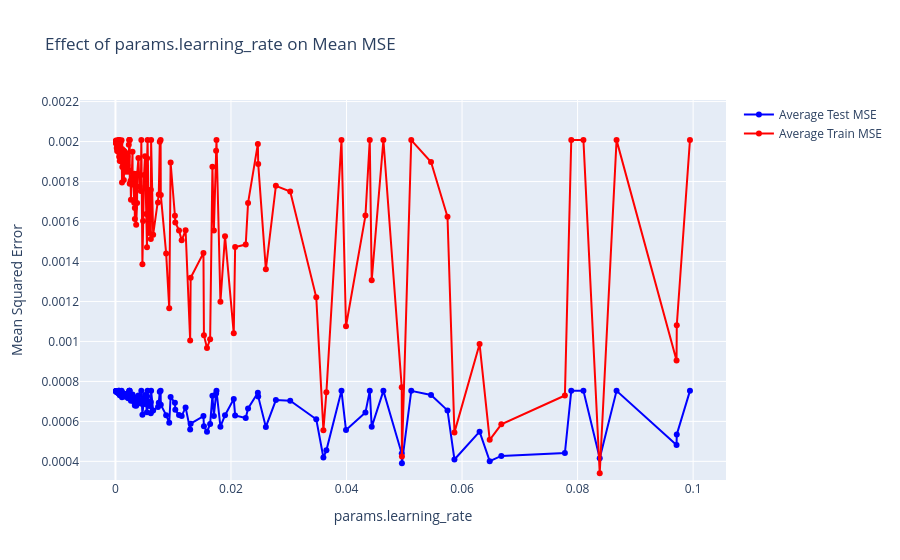
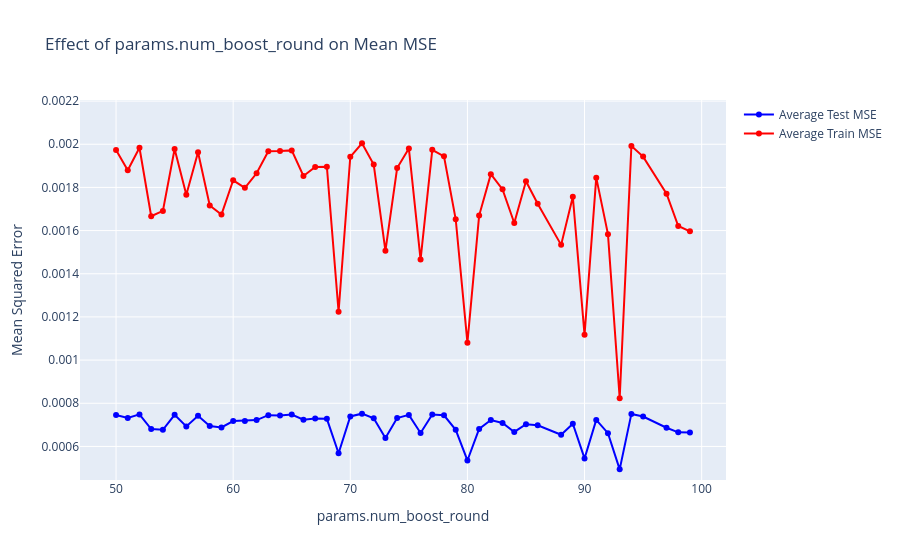
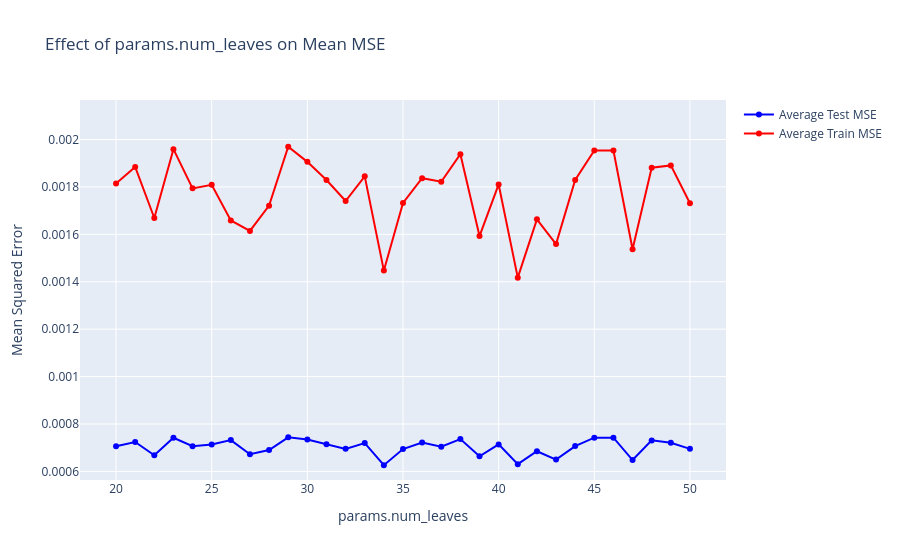
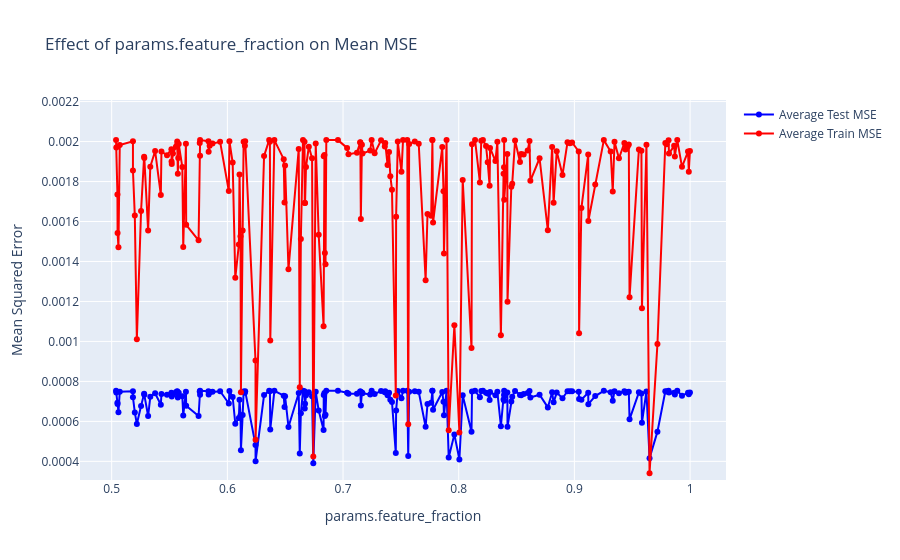

Notebook cell for these charts, in order:
### Code cell
import plotly.graph_objs as go
# Determine if a parameter should be plotted as a line or bar plot
def should_use_line_plot(param):
    continuous_params = [
        'params.learning_rate',
        'params.num_boost_round',
        'params.num_leaves',
        'params.feature_fraction',
        'params.bagging_fraction',
        'params.min_data_in_leaf',
        'params.lambda_l1',
        'params.lambda_l2'
    ]
    return param in continuous_params

# Create plots for each parameter - Train and Test MSE
for param in params:
    fig = go.Figure()
    
    grouped_test = df.groupby(param)['metrics.test_mse'].mean()
    grouped_train = df.groupby(param)['metrics.train_mse'].mean()
    
    if should_use_line_plot(param):
        fig.add_trace(go.Scatter(x=grouped_test.index, y=grouped_test, mode='lines+markers', name='Average Test MSE', line=dict(color='blue')))
        fig.add_trace(go.Scatter(x=grouped_train.index, y=grouped_train, mode='lines+markers', name='Average Train MSE', line=dict(color='red')))
    else:
        fig.add_trace(go.Bar(x=grouped_test.index, y=grouped_test, name='Average Test MSE', marker_color='blue'))
        fig.add_trace(go.Bar(x=grouped_train.index, y=grouped_train, name='Average Train MSE', marker_color='red'))

    # Update layout for better visualization
    fig.update_layout(
        title=f'Effect of {param} on Mean MSE',
        xaxis_title=param,
        yaxis_title='Mean Squared Error',
        yaxis=dict(range=[min(grouped_test.min(), grouped_train.min()) * 0.9, max(grouped_test.max(), grouped_train.max()) * 1.1]),
        barmode='group' if not should_use_line_plot(param) else None
    )

    fig.show()

### Figure 1 — Plotly figure (JSON) as saved in the notebook; plotly's stock layout.template omitted (floating-point values rounded to 4 significant figures; data arrays with more than 128 entries replaced by an {"elided": "..."} marker saying what was removed)
{"data": [{"line": {"color": "blue"}, "mode": "lines+markers", "name": "Average Test MSE", "type": "scatter", "x": {"elided": "197 float values"}, "y": {"elided": "197 float values"}}, {"line": {"color": "red"}, "mode": "lines+markers", "name": "Average Train MSE", "type": "scatter", "x": {"elided": "197 float values"}, "y": {"elided": "197 float values"}}], "layout": {"title": {"text": "Effect of params.learning_rate on Mean MSE"}, "xaxis": {"title": {"text": "params.learning_rate"}}, "yaxis": {"range": [0.0003067, 0.002208], "title": {"text": "Mean Squared Error"}}}}

### Figure 2 — Plotly figure (JSON) as saved in the notebook; plotly's stock layout.template omitted (floating-point values rounded to 4 significant figures)
{"data": [{"line": {"color": "blue"}, "mode": "lines+markers", "name": "Average Test MSE", "type": "scatter", "x": [50, 51, 52, 53, 54, 55, 56, 57, 58, 59, 60, 61, 62, 63, 64, 65, 66, 67, 68, 69, 70, 71, 72, 73, 74, 75, 76, 77, 78, 79, 80, 81, 82, 83, 84, 85, 86, 88, 89, 90, 91, 92, 93, 94, 95, 97, 98, 99], "y": [0.0007454, 0.000732, 0.0007485, 0.0006803, 0.0006772, 0.0007466, 0.0006929, 0.0007421, 0.000695, 0.0006882, 0.0007177, 0.0007182, 0.000722, 0.000745, 0.0007428, 0.000748, 0.0007241, 0.0007292, 0.000728, 0.0005684, 0.0007389, 0.0007519, 0.0007308, 0.0006385, 0.0007312, 0.0007461, 0.0006622, 0.000748, 0.0007443, 0.0006771, 0.000535, 0.000681, 0.0007225, 0.0007089, 0.0006671, 0.000703, 0.0006977, 0.0006541, 0.0007055, 0.0005444, 0.000723, 0.0006616, 0.0004939, 0.0007507, 0.0007386, 0.0006865, 0.0006652, 0.0006641]}, {"line": {"color": "red"}, "mode": "lines+markers", "name": "Average Train MSE", "type": "scatter", "x": [50, 51, 52, 53, 54, 55, 56, 57, 58, 59, 60, 61, 62, 63, 64, 65, 66, 67, 68, 69, 70, 71, 72, 73, 74, 75, 76, 77, 78, 79, 80, 81, 82, 83, 84, 85, 86, 88, 89, 90, 91, 92, 93, 94, 95, 97, 98, 99], "y": [0.001974, 0.00188, 0.001984, 0.001666, 0.001691, 0.001978, 0.001766, 0.001963, 0.001716, 0.001674, 0.001833, 0.001798, 0.001865, 0.001967, 0.001968, 0.001972, 0.001853, 0.001894, 0.001896, 0.001224, 0.001942, 0.002005, 0.001906, 0.001506, 0.00189, 0.001981, 0.001466, 0.001974, 0.001944, 0.001652, 0.001081, 0.001669, 0.001862, 0.001791, 0.001635, 0.001828, 0.001724, 0.001534, 0.001757, 0.001117, 0.001845, 0.001584, 0.0008233, 0.001992, 0.001943, 0.001771, 0.001621, 0.001597]}], "layout": {"title": {"text": "Effect of params.num_boost_round on Mean MSE"}, "xaxis": {"title": {"text": "params.num_boost_round"}}, "yaxis": {"range": [0.0004445, 0.002205], "title": {"text": "Mean Squared Error"}}}}

### Figure 3 — Plotly figure (JSON) as saved in the notebook; plotly's stock layout.template omitted (floating-point values rounded to 4 significant figures)
{"data": [{"line": {"color": "blue"}, "mode": "lines+markers", "name": "Average Test MSE", "type": "scatter", "x": [20, 21, 22, 23, 24, 25, 26, 27, 28, 29, 30, 31, 32, 33, 34, 35, 36, 37, 38, 39, 40, 41, 42, 43, 44, 45, 46, 47, 48, 49, 50], "y": [0.0007061, 0.0007241, 0.0006681, 0.000742, 0.0007064, 0.0007132, 0.0007321, 0.0006723, 0.0006902, 0.0007439, 0.0007347, 0.0007145, 0.0006952, 0.0007194, 0.0006265, 0.0006944, 0.0007218, 0.0007041, 0.0007363, 0.0006641, 0.000714, 0.0006307, 0.0006851, 0.0006501, 0.000707, 0.0007425, 0.0007425, 0.000648, 0.000731, 0.0007212, 0.0006952]}, {"line": {"color": "red"}, "mode": "lines+markers", "name": "Average Train MSE", "type": "scatter", "x": [20, 21, 22, 23, 24, 25, 26, 27, 28, 29, 30, 31, 32, 33, 34, 35, 36, 37, 38, 39, 40, 41, 42, 43, 44, 45, 46, 47, 48, 49, 50], "y": [0.001815, 0.001884, 0.001669, 0.001959, 0.001794, 0.001809, 0.001658, 0.001614, 0.001721, 0.00197, 0.001906, 0.001829, 0.00174, 0.001845, 0.001447, 0.001733, 0.001837, 0.001822, 0.001938, 0.001593, 0.00181, 0.001417, 0.001663, 0.001559, 0.001829, 0.001954, 0.001953, 0.001537, 0.001881, 0.001891, 0.001731]}], "layout": {"title": {"text": "Effect of params.num_leaves on Mean MSE"}, "xaxis": {"title": {"text": "params.num_leaves"}}, "yaxis": {"range": [0.0005638, 0.002167], "title": {"text": "Mean Squared Error"}}}}

### Figure 4 — Plotly figure (JSON) as saved in the notebook; plotly's stock layout.template omitted (floating-point values rounded to 4 significant figures; data arrays with more than 128 entries replaced by an {"elided": "..."} marker saying what was removed)
{"data": [{"line": {"color": "blue"}, "mode": "lines+markers", "name": "Average Test MSE", "type": "scatter", "x": {"elided": "197 float values"}, "y": {"elided": "197 float values"}}, {"line": {"color": "red"}, "mode": "lines+markers", "name": "Average Train MSE", "type": "scatter", "x": {"elided": "197 float values"}, "y": {"elided": "197 float values"}}], "layout": {"title": {"text": "Effect of params.feature_fraction on Mean MSE"}, "xaxis": {"title": {"text": "params.feature_fraction"}}, "yaxis": {"range": [0.0003067, 0.002208], "title": {"text": "Mean Squared Error"}}}}
